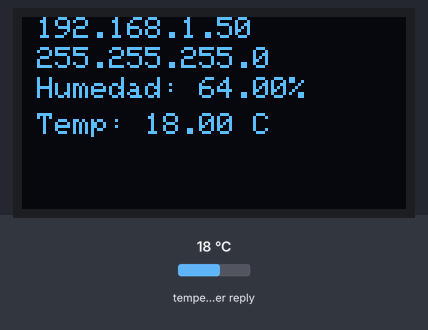
Simulated run of this sketch. Board: ESP32. On the bench: 128×64 one-colour display. The inputs (shaded band) are chosen by the test bench; at power-on: temperature in the weather reply 18 °C. WiFi joins after 1.5 s; servers stay silent unless stated; web services answer with replies made up by the test bench; what the sketch prints to the serial monitor is not drawn.

Above: at 4.7 s.
4.8 s: temperature in the weather reply set to -14 °C
At 5.8 s:
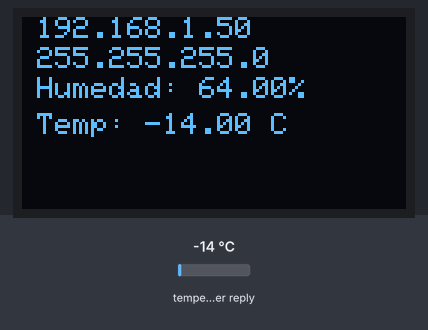
6.7 s: temperature in the weather reply set to -1 °C
At 8.0 s:
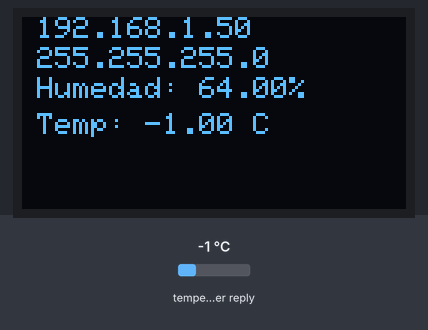
8.9 s: temperature in the weather reply set to 14 °C
At 10.3 s:
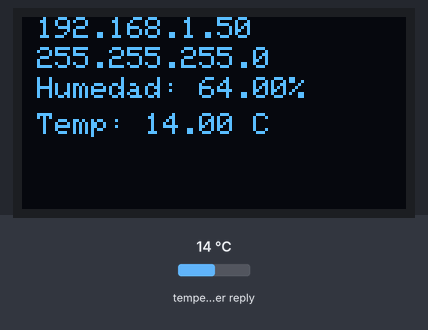
Timing chart, 0 to 11.9 s (numbered marks = the images above; inputs shaded):
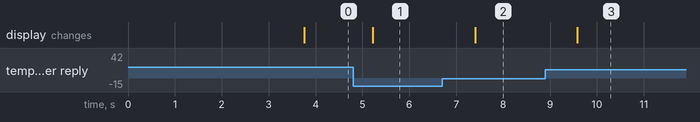

The sketch:

Tp_Conectarse_al_Wifi.ino
```cpp
/*
 * ====================================================================
 * Descripción: Este programa conecta una placa ESP32 a la red
 * WiFi de la escuela para realizar peticiones HTTP a la API de
 * Open-Meteo. Obtiene datos meteorológicos en tiempo real
 * (temperatura y humedad), los procesa utilizando formato JSON y los
 * muestra en el Monitor Serie y en una pantalla OLED SSD1306
 * ====================================================================
 */
#include <Wire.h>
#include <WiFi.h>
#include <ArduinoJson.h>
#include <Adafruit_GFX.h>
#include <Adafruit_SSD1306.h>
#include <HTTPClient.h>

const char *ssid = "ETEC-UBA";
const char *password = "ETEC-alumnos@UBA";
const char *endpoint = "https://api.open-meteo.com/v1/forecast?latitude=11.4692&longitude=-85.8166&current=temperature_2m,relative_humidity_2m&timezone=auto";

#define SCREEN_WIDTH 128
#define SCREEN_HEIGHT 64

#define OLED_RESET -1
#define SCREEN_ADDRESS 0x3C
Adafruit_SSD1306 display(SCREEN_WIDTH, SCREEN_HEIGHT, &Wire, OLED_RESET);

void setup()
{
  Serial.begin(115200);
  display.setTextColor(WHITE, BLACK);
  if (!display.begin(SSD1306_SWITCHCAPVCC, SCREEN_ADDRESS))
  {
    Serial.println(F("SSD1306 allocation failed"));
    while (1)
      ;
  }
  Serial.println();
  Serial.println("******************************************************");
  Serial.print("Connecting to ");
  Serial.println(ssid);

  WiFi.begin(ssid, password);

  while (WiFi.status() != WL_CONNECTED)
  {
    delay(500);
    Serial.print(".");
  }
  Serial.println("");
  Serial.println("WiFi connected");
  Serial.println("IP address: ");
  Serial.println(WiFi.localIP());
  Serial.println("Subnet mask: ");
  Serial.println(WiFi.subnetMask());
  delay(2000);
}

void loop()
{
  if (WiFi.status() == WL_CONNECTED)
  {
    HTTPClient http;
    http.begin(endpoint);
    int httpCode = http.GET();

    if (httpCode > 0)
    {
      String payload = http.getString();

      JsonDocument doc;
      deserializeJson(doc, payload);

      JsonObject values = doc["current"];
      float temp = values["temperature_2m"];
      float h = values["relative_humidity_2m"];
      Serial.print(F("Humidity: "));
      Serial.println(h);
      Serial.print(F("Temperature: "));
      Serial.print(temp);
      Serial.print(F("°C "));
      Serial.println();

      display.clearDisplay();
      display.setCursor(5, 0);
      display.print(WiFi.localIP());
      display.setCursor(5, 10);
      display.print(WiFi.subnetMask());

      display.setCursor(5, 20);
      display.print("Humedad: ");
      display.print(h);
      display.print("%");

      display.setCursor(5, 32);
      display.print("Temp: ");
      display.print(temp);
      display.print(" C");

      display.display();
      delay(500);
    }
    else
    {
      Serial.print("no se pudo conectar");
    }
  }
  else
  {
    Serial.print("no esta conectado al wifi");
  }
}
```

Measured:
- after the input at 4.8 s, the display: changes after 0.42 s (image 1)
- after the input at 6.7 s, the display: changes after 0.70 s (image 2)
- after the input at 8.9 s, the display: changes after 0.68 s (image 3)
